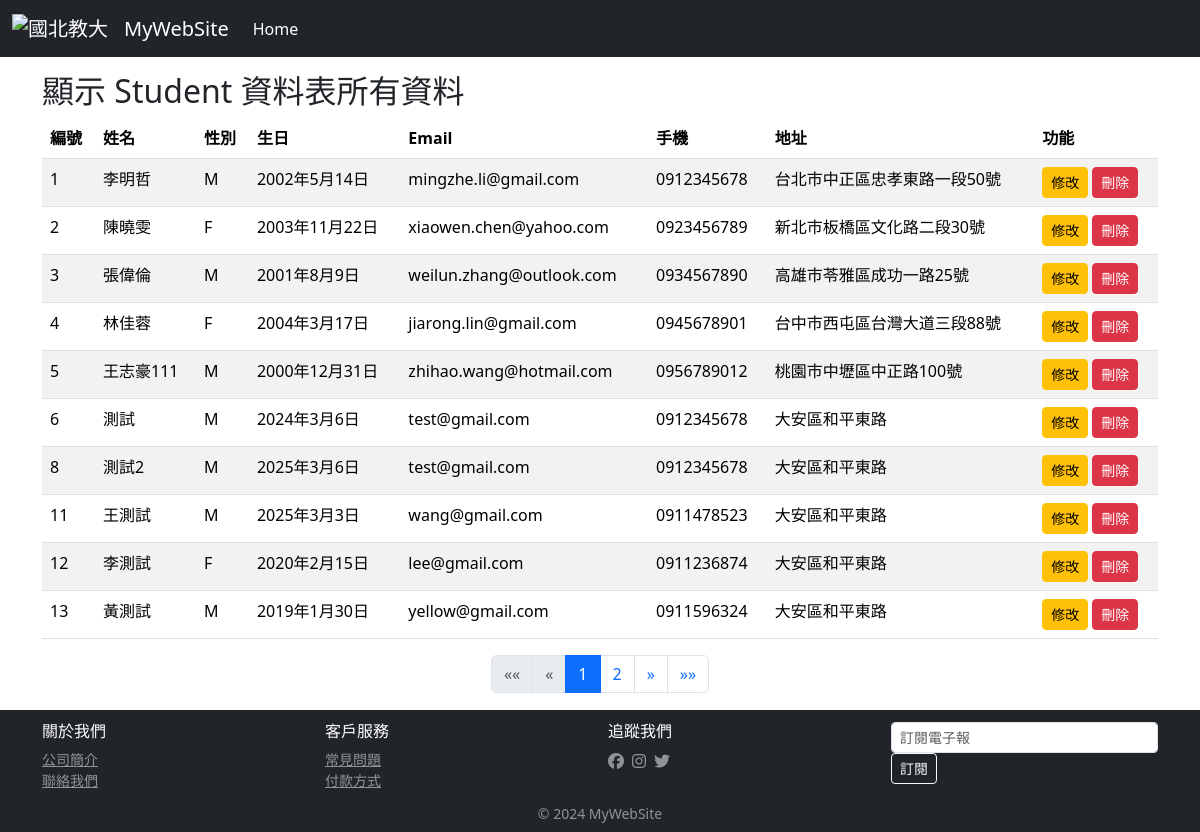
The app's page /students/index/ with its own data.
### students/models.py (models this page shows, shortened)
class Student(models.Model):
    stdName = models.CharField(max_length=20, null=False)
    stdSex = models.CharField(max_length=2, default='M', null=False)
    stdBirth = models.DateField(null=False)
    stdEmail = models.EmailField(max_length=100, blank=True, default="")
    stdPhone = models.CharField(max_length=50, blank=True, default="")
    stdAddr = models.CharField(max_length=255, blank=True, default="")

### students/views.py (the view)
# urls.py: path('students/index/', stdViews.index),
def index(request):
    stdData = Student.objects.all().order_by('id')
    paginator = Paginator(stdData, 10)
    page_number = request.GET.get('page')
    page_obj = paginator.get_page(page_number)
    return render(request, "students/index.html", locals())

### templates/students/index.html (shortened to what this page needs)
{% extends 'base.html' %}
{% block content %}
<h2 align="left">顯示 Student 資料表所有資料</h2>
<table class="table table-striped table-hover">
    <thead>
        <tr>
            <th>編號</th><th>姓名</th><th>性別</th><th>生日</th><th>Email</th><th>手機</th><th>地址</th><th>功能</th>
        </tr>
    </thead>
    <tbody>
        {% for stdItem in page_obj %}
        <tr>
            <td>{{ stdItem.id }}</td>
            <td>{{ stdItem.stdName }}</td>
            <td>{{ stdItem.stdSex }}</td>
            <td>{{ stdItem.stdBirth }}</td>
            <td>{{ stdItem.stdEmail }}</td>
            <td>{{ stdItem.stdPhone }}</td>
            <td>{{ stdItem.stdAddr }}</td>
            <td>
                <a href="/students/edit2/{{ stdItem.id }}/load" class="btn btn-warning btn-sm">修改</a>
                <a href="javascript:void(0)" class="btn btn-danger btn-sm" onclick="if(confirm('確定要刪除此筆資料嗎?')) window.location.href='/students/delete/{{ stdItem.id }}/'">刪除</a>
            </td>
        </tr>
        {% endfor %}
    </tbody>
</table>
<div class="container">
   <nav aria-label="Page navigation">
       <ul class="pagination justify-content-center">
           {% if page_obj.has_previous %}
               <li class="page-item">
                   <a class="page-link" href="?page=1" aria-label="First">
                       <span aria-hidden="true">&laquo;&laquo;</span>
                   </a>
               </li>
               <li class="page-item">
                   <a class="page-link" href="?page={{ page_obj.previous_page_number }}" aria-label="Previous">
                       <span aria-hidden="true">&laquo;</span>
                   </a>
               </li>
           {% else %}
               <li class="page-item disabled">
                   <span class="page-link">&laquo;&laquo;</span>
               </li>
               <li class="page-item disabled">
                   <span class="page-link">&laquo;</span>
               </li>
           {% endif %}
           {% for num in page_obj.paginator.page_range %}
               {% if page_obj.number == num %}
                   <li class="page-item active">
                       <span class="page-link">{{ num }}</span>
                   </li>
               {% elif num > page_obj.number|add:'-3' and num < page_obj.number|add:'3' %}
                   <li class="page-item">
                       <a class="page-link" href="?page={{ num }}">{{ num }}</a>
                   </li>
               {% endif %}
           {% endfor %}
           {% if page_obj.has_next %}
               <li class="page-item">
                   <a class="page-link" href="?page={{ page_obj.next_page_number }}" aria-label="Next">
                       <span aria-hidden="true">&raquo;</span>
                   </a>
               </li>
               <li class="page-item">
                   <a class="page-link" href="?page={{ page_obj.paginator.num_pages }}" aria-label="Last">
                       <span aria-hidden="true">&raquo;&raquo;</span>
                   </a>
               </li>
           {% endif %}
       </ul>
   </nav>
</div>
{% endblock %}

### templates/base.html (shortened to what this page needs)
<!DOCTYPE html>
<html>
    <head>
        {% load static %}
        <link href="{% static 'css/style.css' %}" rel="stylesheet" type="text/css">
        <link href="https://cdn.jsdelivr.net/npm/bootstrap@5.3.3/dist/css/bootstrap.min.css" rel="stylesheet" integrity="sha384-
QWTKZyjpPEjISv5WaRU9OFeRpok6YctnYmDr5pNlyT2bRjXh0JMhjY6hW+ALEwIH">
        <link rel="stylesheet" href="https://cdnjs.cloudflare.com/ajax/libs/font-awesome/6.5.1/css/all.min.css">
    </head>
    <body class="d-flex flex-column min-vh-100">
        <nav class="navbar navbar-expand-md navbar-dark bg-dark fixed-top">
            <div class="container-fluid">
                <a class="navbar-brand">
                    <img src="https://www.ntue.edu.tw/var/file/0/1000/img/368/footlogo.png" width="30" height="30" class="dinline-block align-text-top" alt="國北教大">
                </a>
                <a class="navbar-brand" href="/">MyWebSite</a>
                <div class="collapse navbar-collapse" id="navbarsExampleDefault">
                    <ul class="navbar-nav me-auto mb-2 mb-md-0">
                        <li class="nav-item">
                            <a class="nav-link active" aria-current="page" href="/">Home</a>
                        </li>
                    </ul>
                </div>
            </div>
        </nav>
        <br>
        <br>
        <br>
        <main class="container flex-grow-1">
            <div id="content">
                {% block content %}{% endblock %}
            </div>
        </main>
    </body>
    <footer class="footer mt-auto py-2 bg-dark text-white">
        <div class="container">
            <div class="row row-cols-1 row-cols-sm-2 row-cols-md-4 g-3 py-1">
                <div class="col">
                    <h6>關於我們</h6>
                    <ul class="list-unstyled small mb-0">
                        <li><a href="#" class="text-white-50">公司簡介</a></li>
                        <li><a href="#" class="text-white-50">聯絡我們</a></li>
                    </ul>
                </div>
                <div class="col">
                    <h6>客戶服務</h6>
                    <ul class="list-unstyled small mb-0">
                        <li><a href="#" class="text-white-50">常見問題</a></li>
                        <li><a href="#" class="text-white-50">付款方式</a></li>
                    </ul>
                </div>
                <div class="col">
                    <h6>追蹤我們</h6>
                    <div class="d-flex gap-2">
                        <a href="#" class="text-white-50"><i class="fab fa-facebook"></i></a>
                        <a href="#" class="text-white-50"><i class="fab fa-instagram"></i></a>
                        <a href="#" class="text-white-50"><i class="fab fa-twitter"></i></a>
                    </div>
                </div>
                <div class="col">
                    <div class="input-group input-group-sm">
                        <input type="email" class="form-control form-control-sm" placeholder="訂閱電子報">
                    </div>
                    <button class="btn btn-sm btn-outline-light" type="button">訂閱</button>
                </div>
            </div>
        </div>
        <div class="text-center mt-2">
            <p class="small text-white-50 mb-0">&copy; 2024 MyWebSite</p>
        </div>
    </footer>
</html>

### static/css/style.css (style rules this page uses)
html, body { margin: 0; padding: 0; height: 100%; border: none; }
body { margin-left: 0px; margin-top: 0px; margin-right: 0px; margin-bottom: 0px; background-image: url(images/bg.gif); }

### records on screen
Student: id "1", stdName "李明哲", stdSex "M", stdBirth "2002年5月14日", stdEmail "mingzhe.li@gmail.com", stdPhone "0912345678", stdAddr "台北市中正區忠孝東路一段50號"
Student: id "2", stdName "陳曉雯", stdSex "F", stdBirth "2003年11月22日", stdEmail "xiaowen.chen@yahoo.com", stdPhone "0923456789", stdAddr "新北市板橋區文化路二段30號"
Student: id "3", stdName "張偉倫", stdSex "M", stdBirth "2001年8月9日", stdEmail "weilun.zhang@outlook.com", stdPhone "0934567890", stdAddr "高雄市苓雅區成功一路25號"
Student: id "4", stdName "林佳蓉", stdSex "F", stdBirth "2004年3月17日", stdEmail "jiarong.lin@gmail.com", stdPhone "0945678901", stdAddr "台中市西屯區台灣大道三段88號"
Student: id "5", stdName "王志豪111", stdSex "M", stdBirth "2000年12月31日", stdEmail "zhihao.wang@hotmail.com", stdPhone "0956789012", stdAddr "桃園市中壢區中正路100號"
Student: id "6", stdName "測試", stdSex "M", stdBirth "2024年3月6日", stdEmail "test@gmail.com", stdPhone "0912345678", stdAddr "大安區和平東路"
Student: id "8", stdName "測試2", stdSex "M", stdBirth "2025年3月6日", stdEmail "test@gmail.com", stdPhone "0912345678", stdAddr "大安區和平東路"
Student: id "11", stdName "王測試", stdSex "M", stdBirth "2025年3月3日", stdEmail "wang@gmail.com", stdPhone "0911478523", stdAddr "大安區和平東路"
Student: id "12", stdName "李測試", stdSex "F", stdBirth "2020年2月15日", stdEmail "lee@gmail.com", stdPhone "0911236874", stdAddr "大安區和平東路"
Student: id "13", stdName "黃測試", stdSex "M", stdBirth "2019年1月30日", stdEmail "yellow@gmail.com", stdPhone "0911596324", stdAddr "大安區和平東路"

### other values on screen
{{ num }} "1"
{{ num }} "2"
